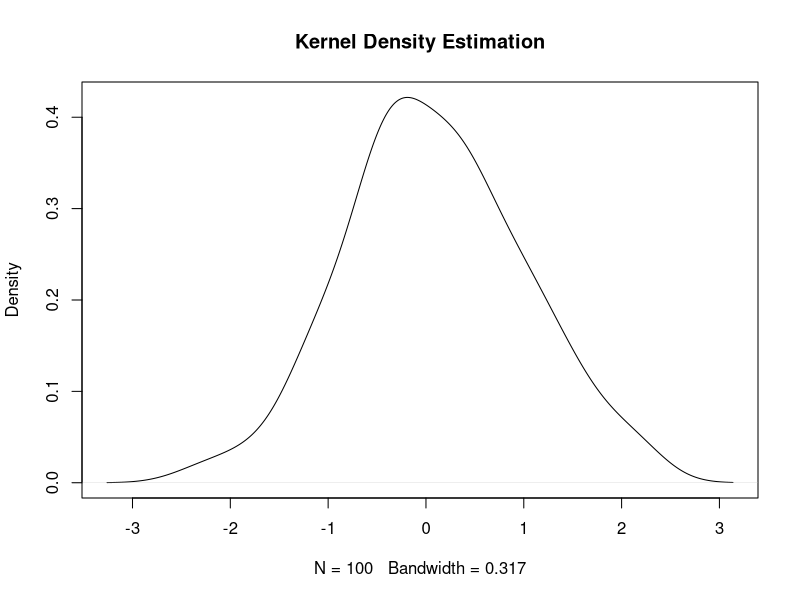
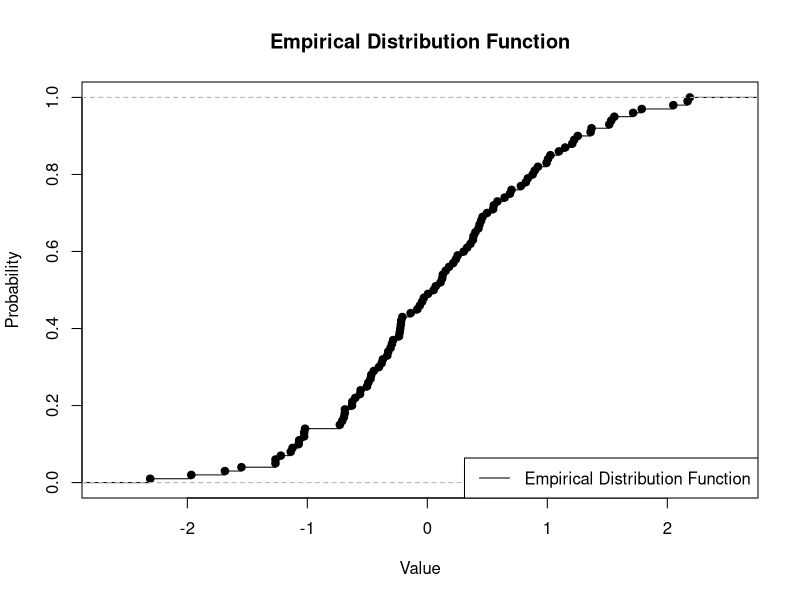

Here is the R script that generated these plots, in order:
# Generate some random data
set.seed(123)
data <- rnorm(100)

# Calculate kernel density estimate
density_est <- density(data)

# Plot the density estimate
plot(density_est, main = "Kernel Density Estimation")

# Create the empirical distribution function
edf <- ecdf(data)

# Plot the empirical distribution function
plot(edf, main = "Empirical Distribution Function", xlab = "Value", ylab = "Probability")

# Add a legend
legend("bottomright", legend = "Empirical Distribution Function", col = "black", lty = 1)
